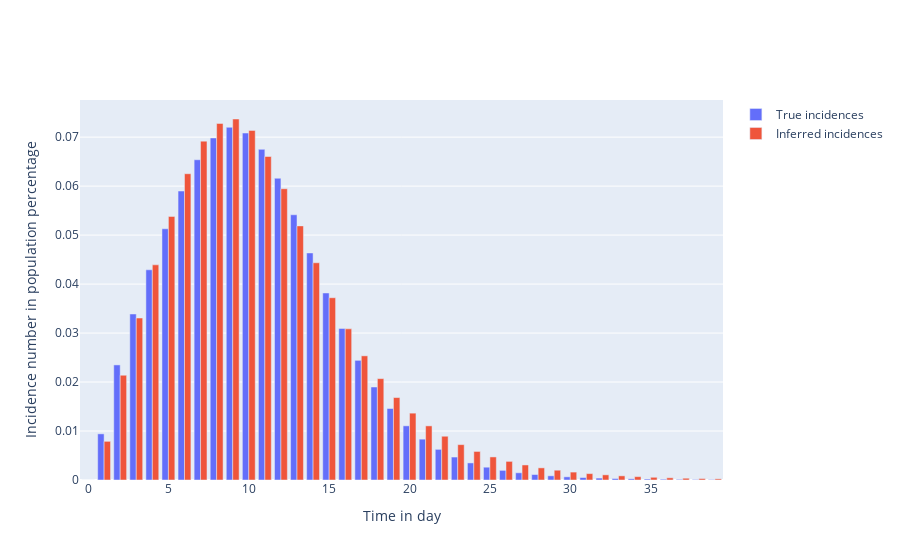
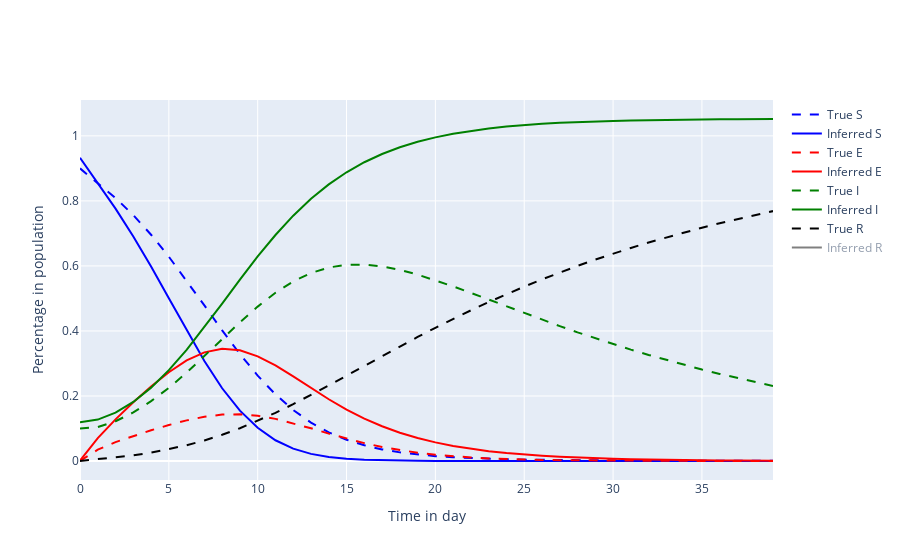

These figures' notebook cell, in order:
### Markdown cell above
### Compare inferred model to data

### Code cell
# Get true states
true_s = result[:, 0]
true_e = result[:, 1]
true_i = result[:, 2]
true_r = result[:, 3]
true_incidences = result[:, 4]

# Get inferred states
inferred_result = model.simulate(parameters=estimates, times=times, return_incidence=True)
inferred_s = inferred_result[:, 0]
inferred_e = inferred_result[:, 1]
inferred_i = inferred_result[:, 2]
inferred_r = inferred_result[:, 3]
inferred_incidences = inferred_result[:, 4]

# Plot I: Create plot of true incidence number versus inferred incidence number
fig = go.Figure()

# Plot of true incidences
fig.add_trace(
    go.Bar(
        x=times,
        y=true_incidences,
        name='True incidences'
    )
)

# Plot of inferred incidences
fig.add_trace(
    go.Bar(
        x=times,
        y=inferred_incidences,
        name='Inferred incidences'
    )
)

# Add axis labels
fig.update_layout(
    xaxis_title='Time in day',
    yaxis_title='Incidence number in population percentage'
)

fig.show()

# Plot II: Create plot of true S, E, I, R vs inferred S, E, I, R
fig = go.Figure()

# Plot of true susceptibles
fig.add_trace(
    go.Scatter(
        x=times,
        y=true_s,
        mode='lines',
        name='True S',
        line=dict(color='blue', dash='dash')
    )
)

# Plot of inferred susceptibles
fig.add_trace(
    go.Scatter(
        x=times,
        y=inferred_s,
        mode='lines',
        name='Inferred S',
        line=dict(color='blue')
    )
)

# Plot of true exposed
fig.add_trace(
    go.Scatter(
        x=times,
        y=true_e,
        mode='lines',
        name='True E',
        line=dict(color='red', dash='dash')
    )
)

# Plot of inferred exposed
fig.add_trace(
    go.Scatter(
        x=times,
        y=inferred_e,
        mode='lines',
        name='Inferred E',
        line=dict(color='red')
    )
)

# Plot of true infectious
fig.add_trace(
    go.Scatter(
        x=times,
        y=true_i,
        mode='lines',
        name='True I',
        line=dict(color='green', dash='dash')
    )
)

# Plot of inferred infectious
fig.add_trace(
    go.Scatter(
        x=times,
        y=inferred_i,
        mode='lines',
        name='Inferred I',
        line=dict(color='green')
    )
)

# Plot of true recovered
fig.add_trace(
    go.Scatter(
        x=times,
        y=true_r,
        mode='lines',
        name='True R',
        line=dict(color='black', dash='dash')
    )
)

# Plot of inferred recovered
fig.add_trace(
    go.Scatter(
        x=times,
        y=inferred_r,
        mode='lines',
        name='Inferred R',
        line=dict(color='black'),
        visible='legendonly'
    )
)

# Add axis labels
fig.update_layout(
    xaxis_title='Time in day',
    yaxis_title='Percentage in population'
)

fig.show()

### Figure 1 — Plotly figure (JSON) as saved in the notebook; plotly's stock layout.template omitted (floating-point values rounded to 4 significant figures)
{"data": [{"name": "True incidences", "type": "bar", "x": [0, 1, 2, 3, 4, 5, 6, 7, 8, 9, 10, 11, 12, 13, 14, 15, 16, 17, 18, 19, 20, 21, 22, 23, 24, 25, 26, 27, 28, 29, 30, 31, 32, 33, 34, 35, 36, 37, 38, 39], "y": [0, 0.009425, 0.0235, 0.03389, 0.04292, 0.05129, 0.059, 0.06538, 0.06983, 0.07201, 0.07084, 0.0675, 0.06161, 0.05415, 0.04636, 0.03818, 0.03095, 0.02443, 0.01899, 0.01459, 0.01106, 0.008338, 0.006256, 0.004687, 0.003486, 0.002613, 0.001971, 0.001472, 0.001117, 0.0008549, 0.00065, 0.000504, 0.0003927, 0.0003054, 0.000243, 0.0001938, 0.0001542, 0.0001256, 0.0001027, 8.429e-05]}, {"name": "Inferred incidences", "type": "bar", "x": [0, 1, 2, 3, 4, 5, 6, 7, 8, 9, 10, 11, 12, 13, 14, 15, 16, 17, 18, 19, 20, 21, 22, 23, 24, 25, 26, 27, 28, 29, 30, 31, 32, 33, 34, 35, 36, 37, 38, 39], "y": [0, 0.007895, 0.02139, 0.03307, 0.04393, 0.05381, 0.06253, 0.06918, 0.07279, 0.0737, 0.07138, 0.06604, 0.05946, 0.05188, 0.04435, 0.03721, 0.03086, 0.02535, 0.0207, 0.01683, 0.01365, 0.01105, 0.008935, 0.00722, 0.005832, 0.00471, 0.003802, 0.00307, 0.002479, 0.002, 0.001614, 0.001305, 0.001054, 0.0008479, 0.0006832, 0.0005541, 0.0004483, 0.0003607, 0.0002898, 0.0002342]}], "layout": {"xaxis": {"title": {"text": "Time in day"}}, "yaxis": {"title": {"text": "Incidence number in population percentage"}}}}

### Figure 2 — Plotly figure (JSON) as saved in the notebook; plotly's stock layout.template omitted (floating-point values rounded to 4 significant figures)
{"data": [{"line": {"color": "blue", "dash": "dash"}, "mode": "lines", "name": "True S", "type": "scatter", "x": [0, 1, 2, 3, 4, 5, 6, 7, 8, 9, 10, 11, 12, 13, 14, 15, 16, 17, 18, 19, 20, 21, 22, 23, 24, 25, 26, 27, 28, 29, 30, 31, 32, 33, 34, 35, 36, 37, 38, 39], "y": [0.9, 0.8558, 0.809, 0.7561, 0.6959, 0.6284, 0.5551, 0.4786, 0.402, 0.3291, 0.2626, 0.2048, 0.1567, 0.1181, 0.08806, 0.06523, 0.04822, 0.03569, 0.02652, 0.01984, 0.01496, 0.01138, 0.008742, 0.006784, 0.005321, 0.004217, 0.003376, 0.00273, 0.002229, 0.001837, 0.001528, 0.001282, 0.001085, 0.0009254, 0.0007953, 0.0006885, 0.0006002, 0.0005267, 0.0004651, 0.0004132]}, {"line": {"color": "blue"}, "mode": "lines", "name": "Inferred S", "type": "scatter", "x": [0, 1, 2, 3, 4, 5, 6, 7, 8, 9, 10, 11, 12, 13, 14, 15, 16, 17, 18, 19, 20, 21, 22, 23, 24, 25, 26, 27, 28, 29, 30, 31, 32, 33, 34, 35, 36, 37, 38, 39], "y": [0.9327, 0.8553, 0.7762, 0.6908, 0.5982, 0.5003, 0.4016, 0.3076, 0.2237, 0.1548, 0.102, 0.06372, 0.03818, 0.02192, 0.0122, 0.006574, 0.003474, 0.001796, 0.0009123, 0.0004591, 0.0002274, 0.000112, 5.498e-05, 2.649e-05, 1.308e-05, 6.194e-06, 2.966e-06, 1.664e-06, 5.792e-07, 3.188e-07, 4.11e-07, 3.46e-08, -1.734e-07, 2.774e-08, 3.231e-07, 6.87e-08, -2.705e-07, -1.921e-07, 2.399e-07, 4.093e-07]}, {"line": {"color": "red", "dash": "dash"}, "mode": "lines", "name": "True E", "type": "scatter", "x": [0, 1, 2, 3, 4, 5, 6, 7, 8, 9, 10, 11, 12, 13, 14, 15, 16, 17, 18, 19, 20, 21, 22, 23, 24, 25, 26, 27, 28, 29, 30, 31, 32, 33, 34, 35, 36, 37, 38, 39], "y": [0, 0.0348, 0.05809, 0.07706, 0.09441, 0.1106, 0.1249, 0.1361, 0.1427, 0.1437, 0.1393, 0.1296, 0.1161, 0.1006, 0.08426, 0.06891, 0.05497, 0.04307, 0.03324, 0.02533, 0.01916, 0.0144, 0.01078, 0.008052, 0.006029, 0.00452, 0.00339, 0.002564, 0.001948, 0.001485, 0.001144, 0.0008858, 0.0006904, 0.0005446, 0.0004318, 0.0003448, 0.0002789, 0.0002268, 0.0001856, 0.0001532]}, {"line": {"color": "red"}, "mode": "lines", "name": "Inferred E", "type": "scatter", "x": [0, 1, 2, 3, 4, 5, 6, 7, 8, 9, 10, 11, 12, 13, 14, 15, 16, 17, 18, 19, 20, 21, 22, 23, 24, 25, 26, 27, 28, 29, 30, 31, 32, 33, 34, 35, 36, 37, 38, 39], "y": [0.0007934, 0.07029, 0.128, 0.1804, 0.229, 0.2731, 0.3093, 0.3341, 0.3452, 0.3404, 0.3218, 0.294, 0.2601, 0.2245, 0.1899, 0.1583, 0.1305, 0.1069, 0.08704, 0.07066, 0.05725, 0.04631, 0.03743, 0.03024, 0.02442, 0.01972, 0.01592, 0.01285, 0.01038, 0.008377, 0.006763, 0.005458, 0.004404, 0.003556, 0.002873, 0.002319, 0.001871, 0.00151, 0.00122, 0.0009854]}, {"line": {"color": "green", "dash": "dash"}, "mode": "lines", "name": "True I", "type": "scatter", "x": [0, 1, 2, 3, 4, 5, 6, 7, 8, 9, 10, 11, 12, 13, 14, 15, 16, 17, 18, 19, 20, 21, 22, 23, 24, 25, 26, 27, 28, 29, 30, 31, 32, 33, 34, 35, 36, 37, 38, 39], "y": [0.1, 0.1044, 0.1223, 0.1494, 0.184, 0.2251, 0.2717, 0.3222, 0.3746, 0.4266, 0.4749, 0.5176, 0.5524, 0.5782, 0.5952, 0.6034, 0.6041, 0.5985, 0.5878, 0.5733, 0.5562, 0.5371, 0.517, 0.4964, 0.4756, 0.4549, 0.4347, 0.4149, 0.3958, 0.3773, 0.3595, 0.3425, 0.3262, 0.3105, 0.2956, 0.2814, 0.2678, 0.2549, 0.2426, 0.2308]}, {"line": {"color": "green"}, "mode": "lines", "name": "Inferred I", "type": "scatter", "x": [0, 1, 2, 3, 4, 5, 6, 7, 8, 9, 10, 11, 12, 13, 14, 15, 16, 17, 18, 19, 20, 21, 22, 23, 24, 25, 26, 27, 28, 29, 30, 31, 32, 33, 34, 35, 36, 37, 38, 39], "y": [0.1194, 0.1273, 0.1487, 0.1817, 0.2257, 0.2795, 0.342, 0.4112, 0.484, 0.5577, 0.6291, 0.6951, 0.7546, 0.8065, 0.8508, 0.888, 0.9189, 0.9442, 0.9649, 0.9818, 0.9954, 1.006, 1.015, 1.023, 1.028, 1.033, 1.037, 1.04, 1.043, 1.045, 1.046, 1.047, 1.048, 1.049, 1.05, 1.051, 1.051, 1.051, 1.052, 1.052]}, {"line": {"color": "black", "dash": "dash"}, "mode": "lines", "name": "True R", "type": "scatter", "x": [0, 1, 2, 3, 4, 5, 6, 7, 8, 9, 10, 11, 12, 13, 14, 15, 16, 17, 18, 19, 20, 21, 22, 23, 24, 25, 26, 27, 28, 29, 30, 31, 32, 33, 34, 35, 36, 37, 38, 39], "y": [0, 0.005039, 0.01066, 0.01742, 0.02572, 0.03593, 0.04833, 0.06316, 0.08059, 0.1006, 0.1232, 0.148, 0.1748, 0.2031, 0.2325, 0.2625, 0.2927, 0.3228, 0.3524, 0.3815, 0.4097, 0.4371, 0.4634, 0.4888, 0.5131, 0.5363, 0.5586, 0.5798, 0.6001, 0.6194, 0.6378, 0.6554, 0.6721, 0.688, 0.7031, 0.7176, 0.7313, 0.7444, 0.7568, 0.7686]}, {"line": {"color": "black"}, "mode": "lines", "name": "Inferred R", "type": "scatter", "visible": "legendonly", "x": [0, 1, 2, 3, 4, 5, 6, 7, 8, 9, 10, 11, 12, 13, 14, 15, 16, 17, 18, 19, 20, 21, 22, 23, 24, 25, 26, 27, 28, 29, 30, 31, 32, 33, 34, 35, 36, 37, 38, 39], "y": [0.0851, 0.0851, 0.0851, 0.0851, 0.0851, 0.0851, 0.0851, 0.0851, 0.0851, 0.0851, 0.0851, 0.0851, 0.0851, 0.0851, 0.0851, 0.0851, 0.0851, 0.0851, 0.0851, 0.0851, 0.0851, 0.0851, 0.0851, 0.0851, 0.0851, 0.0851, 0.0851, 0.0851, 0.0851, 0.0851, 0.0851, 0.0851, 0.0851, 0.0851, 0.0851, 0.0851, 0.0851, 0.0851, 0.0851, 0.0851]}], "layout": {"xaxis": {"title": {"text": "Time in day"}}, "yaxis": {"title": {"text": "Percentage in population"}}}}
